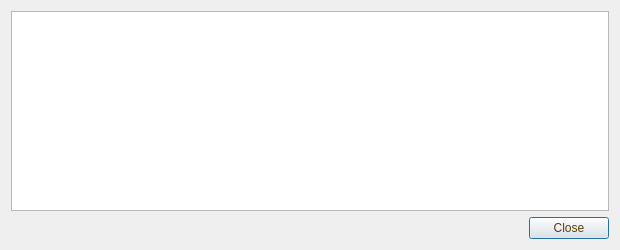
<?xml version="1.0" encoding="UTF-8"?>
<ui version="4.0">
 <class>TransactionDescDialog</class>
 <widget class="QDialog" name="TransactionDescDialog">
  <property name="geometry">
   <rect>
    <x>0</x>
    <y>0</y>
    <width>620</width>
    <height>250</height>
   </rect>
  </property>
  <property name="windowTitle">
   <string>Transaction details</string>
  </property>
  <property name="styleSheet">
   <string notr="true">background-image: url(:/images/image2);
color: rgb(95, 61, 3);</string>
  </property>
  <layout class="QVBoxLayout" name="verticalLayout">
   <item>
    <widget class="QTextEdit" name="detailText">
     <property name="toolTip">
      <string>This pane shows a detailed description of the transaction</string>
     </property>
     <property name="readOnly">
      <bool>true</bool>
     </property>
    </widget>
   </item>
   <item>
    <widget class="QDialogButtonBox" name="buttonBox">
     <property name="orientation">
      <enum>Qt::Horizontal</enum>
     </property>
     <property name="standardButtons">
      <set>QDialogButtonBox::Close</set>
     </property>
    </widget>
   </item>
  </layout>
 </widget>
 <resources/>
 <connections>
  <connection>
   <sender>buttonBox</sender>
   <signal>accepted()</signal>
   <receiver>TransactionDescDialog</receiver>
   <slot>accept()</slot>
   <hints>
    <hint type="sourcelabel">
     <x>248</x>
     <y>254</y>
    </hint>
    <hint type="destinationlabel">
     <x>157</x>
     <y>274</y>
    </hint>
   </hints>
  </connection>
  <connection>
   <sender>buttonBox</sender>
   <signal>rejected()</signal>
   <receiver>TransactionDescDialog</receiver>
   <slot>reject()</slot>
   <hints>
    <hint type="sourcelabel">
     <x>316</x>
     <y>260</y>
    </hint>
    <hint type="destinationlabel">
     <x>286</x>
     <y>274</y>
    </hint>
   </hints>
  </connection>
 </connections>
</ui>
